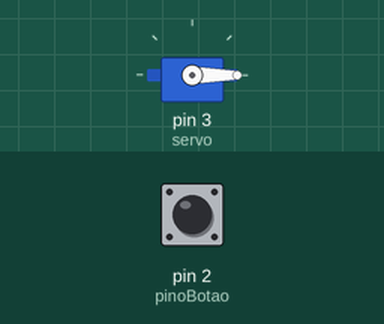
Recording of a sketch running on a simulated Arduino Uno, built with avr-gcc and run on an emulated ATmega328P. On the bench: servo. The inputs (shaded band) are chosen by the test bench; at power-on: pin 2 (pinoBotao) LOW. What the sketch prints to the serial monitor is not drawn.

Above: at 1.2 s.
1.3 s: pin 2 (pinoBotao) pulled HIGH for 0.15 s
At 1.37 s:
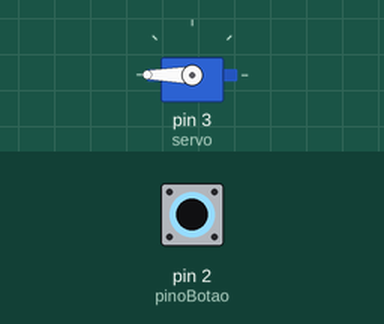
2.9 s: pin 2 (pinoBotao) pulled HIGH for 3.2 s
At 7.5 s:
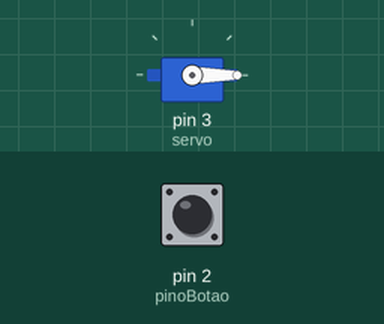
Timing chart, 0 to 9.0 s (numbered marks = the images above; inputs shaded):
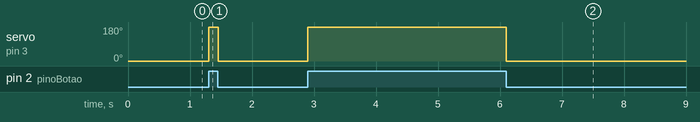

Measured:
- after the input at 1.3 s, servo on pin 3 (servo): 0° → 180° at once, → 0° 0.15 s later
- after the input at 2.9 s, servo on pin 3 (servo): 0° → 180° at once, → 0° 3.2 s later

The sketch:

servo_garra.ino
```cpp
#include <Servo.h>

Servo servo;
int pinoBotao = 2;
int valor = 0;

void setup() {
  Serial.begin(9600);
  pinMode(pinoBotao, INPUT);
  servo.attach(3);
}

void loop() {
  valor = digitalRead(pinoBotao);
  if(valor == 1){
    servo.write(180);
  }else{
    servo.write(0);
  }
  Serial.println(valor);
  //delay(1000);
}
```
